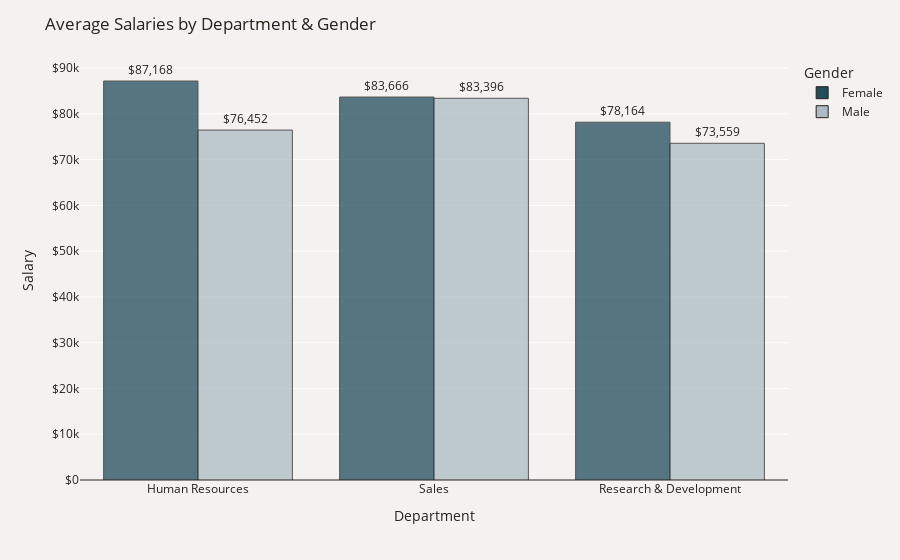

Notebook code for this chart:
### Markdown cell above
Among employees who left, the majority were satisfied in their job with 53% rating their job satisfaction as Good or Excellent, 
while 28% were the least satisfied in their job.

### Code cell
plot_df = data.groupby(['Department', 'Gender'])['MonthlyIncome'].mean()
plot_df = plot_df.mul(12).rename('Salary').reset_index().sort_values('Salary', ascending=False)
fig = px.bar(plot_df, x='Department', y='Salary', color='Gender', text='Salary',  
             barmode='group', opacity=0.75, color_discrete_map={'Female': '#214D5C','Male': '#ACBCC2'})
fig.update_traces(texttemplate='$%{text:,.0f}', textposition='outside',
                  marker_line=dict(width=1, color='#28221D'))
fig.update_yaxes(zeroline=True, zerolinewidth=1, zerolinecolor='#28221D')
fig.update_layout(title_text='Average Salaries by Department & Gender', font_color='#28221D',
                  yaxis=dict(title='Salary',tickprefix='$'), paper_bgcolor='#F4F2F0', plot_bgcolor='#F4F2F0')
fig.show()

### Figure 1 — Plotly figure (JSON) as saved in the notebook; plotly's stock layout.template omitted (floating-point values rounded to 4 significant figures)
{"data": [{"alignmentgroup": "True", "hovertemplate": "Gender=Female<br>Department=%{x}<br>Salary=%{text}<extra></extra>", "legendgroup": "Female", "marker": {"color": "#214D5C", "line": {"color": "#28221D", "width": 1}, "opacity": 0.75, "pattern": {"shape": ""}}, "name": "Female", "offsetgroup": "Female", "orientation": "v", "showlegend": true, "text": [87168, 83670.0, 78160.0], "textposition": "outside", "texttemplate": "$%{text:,.0f}", "type": "bar", "x": ["Human Resources", "Sales", "Research & Development"], "xaxis": "x", "y": [87168, 83670.0, 78160.0], "yaxis": "y"}, {"alignmentgroup": "True", "hovertemplate": "Gender=Male<br>Department=%{x}<br>Salary=%{text}<extra></extra>", "legendgroup": "Male", "marker": {"color": "#ACBCC2", "line": {"color": "#28221D", "width": 1}, "opacity": 0.75, "pattern": {"shape": ""}}, "name": "Male", "offsetgroup": "Male", "orientation": "v", "showlegend": true, "text": [83400.0, 76450.0, 73560.0], "textposition": "outside", "texttemplate": "$%{text:,.0f}", "type": "bar", "x": ["Sales", "Human Resources", "Research & Development"], "xaxis": "x", "y": [83400.0, 76450.0, 73560.0], "yaxis": "y"}], "layout": {"barmode": "group", "font": {"color": "#28221D"}, "legend": {"title": {"text": "Gender"}, "tracegroupgap": 0}, "margin": {"t": 60}, "paper_bgcolor": "#F4F2F0", "plot_bgcolor": "#F4F2F0", "title": {"text": "Average Salaries by Department & Gender"}, "xaxis": {"anchor": "y", "domain": [0, 1], "title": {"text": "Department"}}, "yaxis": {"anchor": "x", "domain": [0, 1], "tickprefix": "$", "title": {"text": "Salary"}, "zeroline": true, "zerolinecolor": "#28221D", "zerolinewidth": 1}}}
